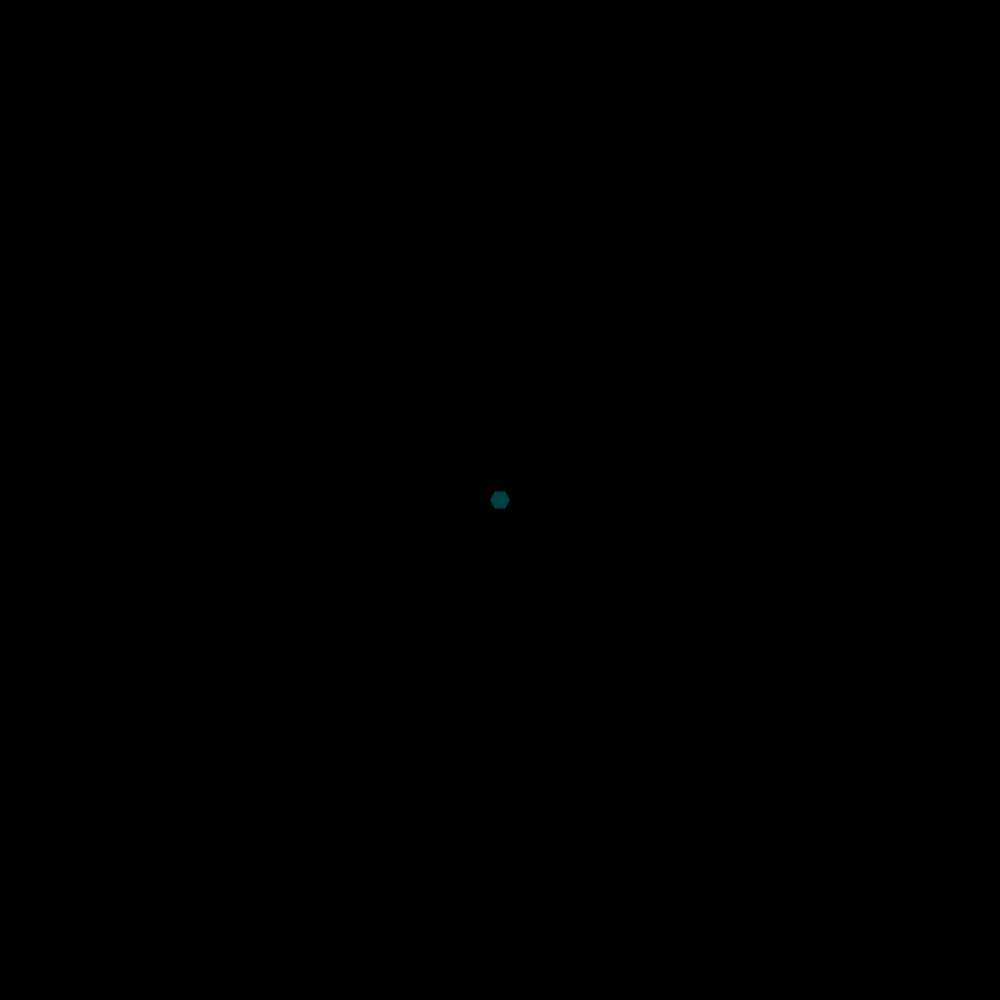
Frame 1 (no input)
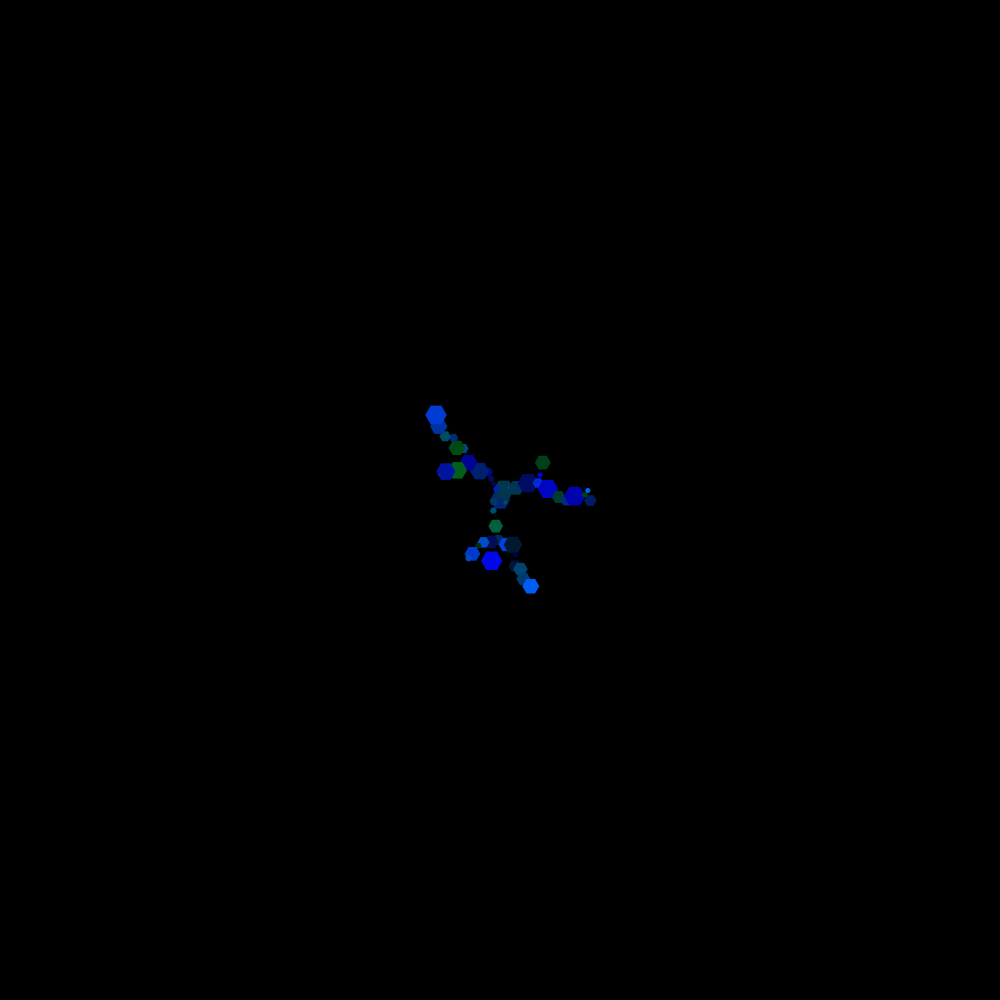
Frame 60 (the mouse pressed at the canvas centre just before this capture)
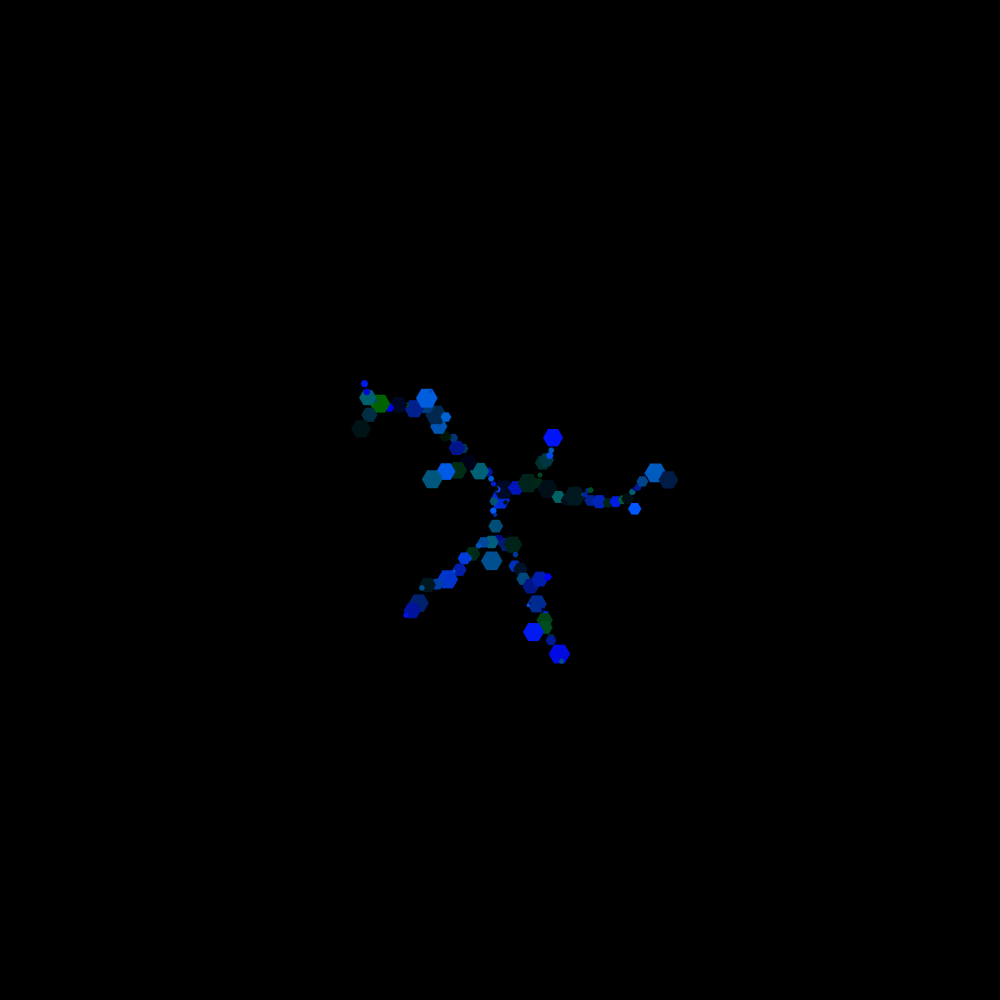
Frame 120 (the mouse held since frame 60 and released just before this capture)

The Processing sketch that drew these frames (run headless with seeded random() and noise(); from frame 60 on, the mouse is pressed at the canvas centre):

// Processing sketch: FractalGrow
// ── FractalGrow.pde

ArrayList<Cell> cells;


void setup() {
  size(1000, 1000);



  cells = new ArrayList<Cell>();

  // Se agrega la primer celula que va en el centro
  Cell centerCell = new Cell(width / 2.0, height / 2.0, 10, width / 2.0, height / 2.0);
  cells.add(centerCell);
}
int tiempo = 0;
void draw() {
  
  background(0);

  if (tiempo > 2) {
    addNewCell();
    tiempo = 60;
  }

  Cells();

  tiempo++;
}
//------

/**
 * Este metodo agrega una nueva celula al coral.
 */
void addNewCell() {

  // 1. Se crea una nueva celula con posicion y radio aleatorio
  PVector randomPos = new PVector(random(width), random(height));
  PVector newPos = new PVector();
  PVector cCell = new PVector();
  float cCellR = 2;
  float cRadius = random(1, 11);
  float cellDis = width + height;


  

  for (int i = 0; i < cells.size(); i++) {
    
    Cell cellL = cells.get(i);
    PVector lastPos = new PVector(cellL.position.x, cellL.position.y);
    float newDist = lastPos.dist(randomPos)*1.5;
    if (newDist < cellDis) {
      cellDis = newDist;
      cCell.x = lastPos.x;
      cCell.y = lastPos.y;
      cCellR = cellL.radius;
      
    }
  }

  newPos = randomPos.copy();
  newPos.sub(cCell);
  float TRadius = cRadius + cCellR;
  float spCells = TRadius/cellDis;
  cells.add(new Cell(cCell.x+newPos.x*spCells, cCell.y+newPos.y*spCells*random(2), cRadius, cCell.x, cCell.y));
}

void Cells() {
  for (Cell aCell : cells) {
    aCell.render();
  }
}


// ── Cell.pde

class Cell {
  
  PVector position;
  PVector center = new PVector(width/2,height/2);
  float radius;
  PVector otraPos;
  
 Cell(float x, float y, float radius, float x2, float y2){
   this.position = new PVector(x, y);
   this.radius = radius;
   this.otraPos = new PVector(x2, y2);
 }
 
 /**
   * Dibuja la celula en la pantalla
   */
 void render(){
   noStroke();
   fill(0,random(100),random(255));
   //rect(this.position.x,this.position.y,this.radius*1.4,this.radius*1.4);
    polygon(this.position.x, this.position.y, radius, 6);

   
 }


 void polygon(float x, float y, float radius, int npoints) {
  float angle = TWO_PI / npoints;
  beginShape();
  for (float a = 0; a < TWO_PI; a += angle) {
    float sx = x + cos(a) * radius;
    float sy = y + sin(a) * radius;
    vertex(sx, sy);
  }
  endShape(CLOSE);
}
}



  
